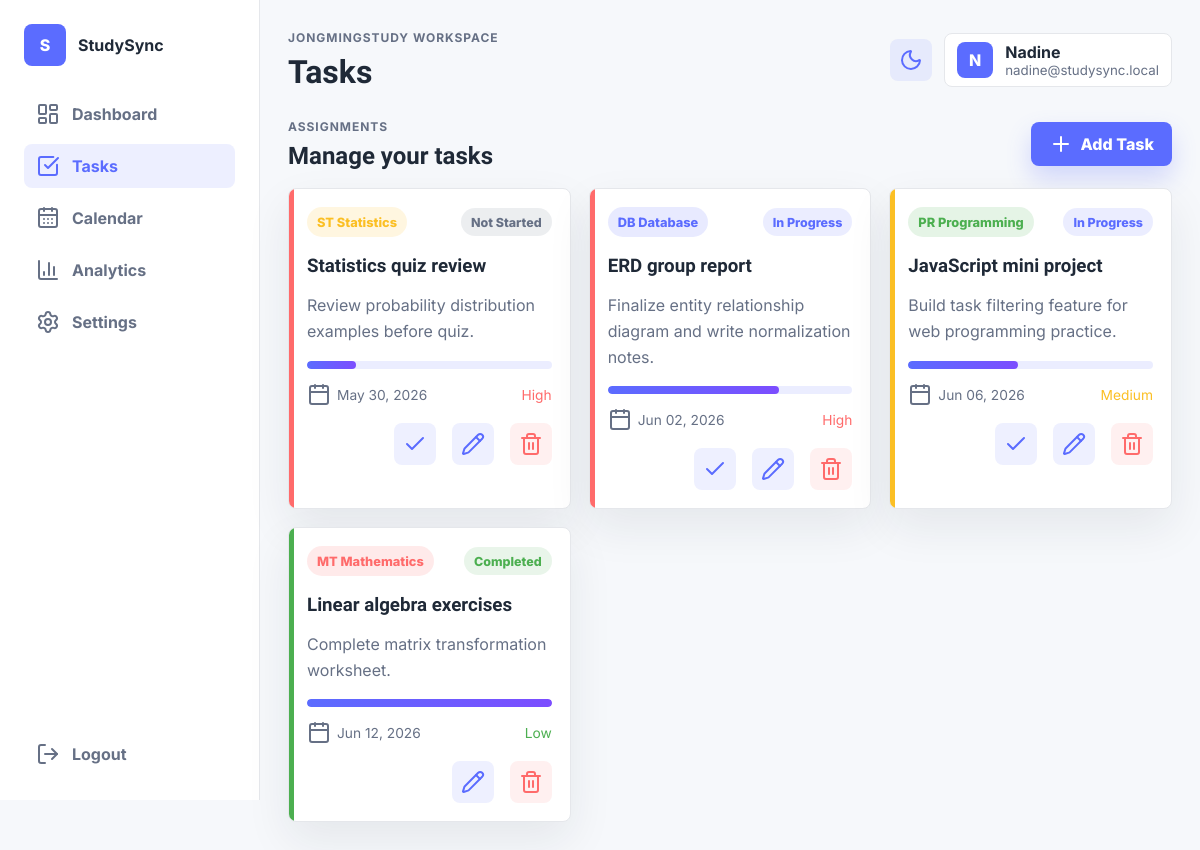
Screenshot of /tasks.php (signed in) with the database file from the repository.
### tables this page shows
CREATE TABLE users (
    id INT AUTO_INCREMENT PRIMARY KEY,
    name VARCHAR(50) NOT NULL UNIQUE,
    email VARCHAR(100) NOT NULL UNIQUE,
    password VARCHAR(100) NOT NULL,
    avatar_color VARCHAR(20) NOT NULL,
    created_at TIMESTAMP DEFAULT CURRENT_TIMESTAMP
);

CREATE TABLE tasks (
    id INT AUTO_INCREMENT PRIMARY KEY,
    user_id INT NOT NULL,
    category_id INT NOT NULL,
    title VARCHAR(150) NOT NULL,
    description TEXT,
    priority ENUM('Low', 'Medium', 'High') NOT NULL DEFAULT 'Medium',
    deadline DATE NOT NULL,
    progress INT NOT NULL DEFAULT 0,
    status ENUM('Not Started', 'In Progress', 'Completed', 'Overdue') NOT NULL DEFAULT 'Not Started',
    created_at TIMESTAMP DEFAULT CURRENT_TIMESTAMP,
    updated_at TIMESTAMP DEFAULT CURRENT_TIMESTAMP ON UPDATE CURRENT_TIMESTAMP,
    FOREIGN KEY (user_id) REFERENCES users(id) ON DELETE CASCADE,
    FOREIGN KEY (category_id) REFERENCES categories(id) ON DELETE CASCADE
);

CREATE TABLE categories (
    id INT AUTO_INCREMENT PRIMARY KEY,
    name VARCHAR(80) NOT NULL UNIQUE,
    icon VARCHAR(10) NOT NULL,
    color VARCHAR(20) NOT NULL
);

### includes/helpers.php (called while the page is built, shortened)
<?php
function e(string $value): string
{
    return htmlspecialchars($value, ENT_QUOTES, 'UTF-8');
}
function task_status(array $task): string
{
    if ($task['status'] === 'Completed') {
        return 'Completed';
    }
    return $task['status'];
}
function priority_class(string $priority): string
{
    return strtolower($priority);
}
function format_date(string $date): string
{
    return date('M d, Y', strtotime($date));
}
function get_user_tasks(PDO $pdo, int $userId): array
{
    $stmt = $pdo->prepare(
        'SELECT tasks.*, categories.name AS category_name, categories.icon, categories.color
         FROM tasks
         JOIN categories ON tasks.category_id = categories.id
         WHERE tasks.user_id = ?
         ORDER BY tasks.deadline ASC'
    );
    $stmt->execute([$userId]);
    return $stmt->fetchAll();
}

### includes/auth.php (called while the page is built, shortened)
<?php
require_once __DIR__ . '/db.php';
function is_logged_in(): bool
{
    return isset($_SESSION['user_id']);
}
function current_user(): ?array
{
    global $pdo;
    $stmt = $pdo->prepare('SELECT id, name, email, avatar_color FROM users WHERE id = ?');
    $stmt->execute([$_SESSION['user_id']]);
    return $stmt->fetch() ?: null;
}

### tasks.php (the view, shortened to what this page needs)
<?php
$pageTitle = 'Tasks';
require_once __DIR__ . '/includes/header.php';
$tasks = get_user_tasks($pdo, (int) $user['id']);
?>
<section class="page-actions">
    <div>
        <p class="eyebrow">Assignments</p>
        <h2>Manage your tasks</h2>
    </div>
    <a class="btn btn-primary" href="tasks.php?action=new">
        <i data-lucide="plus"></i>
        Add Task
    </a>
</section>
<section class="task-board">
    <?php foreach ($tasks as $task): ?>
        <?php $status = task_status($task); ?>
        <article class="task-card priority-<?php echo priority_class($task['priority']); ?>">
            <div class="task-card-top">
                <span class="category-tag" style="--tag-color: <?php echo e($task['color']); ?>">
                    <?php echo e($task['icon']); ?> <?php echo e($task['category_name']); ?>
                </span>
                <span class="status-pill <?php echo strtolower(str_replace(' ', '-', $status)); ?>"><?php echo e($status); ?></span>
            </div>
            <h3><?php echo e($task['title']); ?></h3>
            <p><?php echo e($task['description']); ?></p>
            <div class="progress-track small">
                <span style="width: <?php echo (int) $task['progress']; ?>%"></span>
            </div>
            <div class="task-meta">
                <span><i data-lucide="calendar"></i><?php echo format_date($task['deadline']); ?></span>
                <span class="priority-label <?php echo priority_class($task['priority']); ?>"><?php echo e($task['priority']); ?></span>
            </div>
            <div class="task-actions">
                <?php if ($status !== 'Completed'): ?>
                    <form method="POST" action="php/task_actions.php">
                        <button class="icon-btn" type="submit" aria-label="Mark completed"><i data-lucide="check"></i></button>
                    </form>
                <?php endif; ?>
                <a class="icon-btn" href="tasks.php?edit=<?php echo (int) $task['id']; ?>" aria-label="Edit"><i data-lucide="pencil"></i></a>
                <form method="POST" action="php/task_actions.php" onsubmit="return confirm('Delete this task?');">
                    <button class="icon-btn danger" type="submit" aria-label="Delete"><i data-lucide="trash-2"></i></button>
                </form>
            </div>
        </article>
    <?php endforeach; ?>
</section>
<?php include __DIR__ . '/includes/footer.php'; ?>

### includes/header.php (shortened to what this page needs)
<?php
require_once __DIR__ . '/auth.php';
require_once __DIR__ . '/helpers.php';
$user = current_user();
$pageTitle = $pageTitle ?? 'JONGMINGStudy';
?>
<!DOCTYPE html>
<html lang="en">
<head>
    <link rel="stylesheet" href="css/style.css">
</head>
<body>
    <div class="app-shell">
        <?php include __DIR__ . '/sidebar.php'; ?>
        <main class="main-content">
            <header class="topbar">
                <div>
                    <p class="eyebrow">JONGMINGStudy workspace</p>
                    <h1><?php echo e($pageTitle); ?></h1>
                </div>
                <div class="topbar-actions">
                    <button class="icon-btn" id="themeToggle" type="button" aria-label="Toggle dark mode">
                        <i data-lucide="moon"></i>
                    </button>
                    <div class="profile-chip">
                        <span style="background: <?php echo e($user['avatar_color']); ?>"><?php echo e(substr($user['name'], 0, 1)); ?></span>
                        <div>
                            <strong><?php echo e($user['name']); ?></strong>
                            <small><?php echo e($user['email']); ?></small>
                        </div>
                    </div>
                </div>
            </header>

### css/style.css (style rules this page uses)
:root { --bg: #F6F8FB; --card: #FFFFFF; --primary: #5B6CFF; --accent: #7C4DFF; --text: #1F2937; --muted: #667085; --border: #E5E7EB; --red: #FF6B6B; --green: #4CAF50; --yellow: #FBBF24; --shadow: 0 18px 45px rgba(31, 41, 55, 0.08); }
* { box-sizing: border-box; }
body { margin: 0; min-height: 100vh; background: var(--bg); color: var(--text); font-family: "Inter", sans-serif; }
h1, h2, h3 { margin: 0; font-family: "Plus Jakarta Sans", sans-serif; letter-spacing: 0; }
p { color: var(--muted); line-height: 1.6; }
a { color: inherit; text-decoration: none; }
button, input, select, textarea { font: inherit; }
.login-preview span, .demo-users p, .eyebrow { display: block; margin: 0 0 6px; color: var(--muted); font-size: 0.75rem; font-weight: 700; letter-spacing: 0.08em; text-transform: uppercase; }
.login-card-header, .section-heading, .page-actions, .topbar, .task-card-top, .task-meta, .task-actions, .setting-row { display: flex; align-items: center; justify-content: space-between; gap: 16px; }
.btn, .icon-btn { display: inline-flex; align-items: center; justify-content: center; gap: 8px; border: 0; border-radius: 8px; cursor: pointer; transition: transform 0.18s ease, box-shadow 0.18s ease, background 0.18s ease; }
.btn { min-height: 44px; padding: 0 18px; font-weight: 800; }
.btn-primary { background: var(--primary); color: white; box-shadow: 0 12px 24px rgba(91, 108, 255, 0.24); }
.icon-btn { width: 42px; height: 42px; background: rgba(91, 108, 255, 0.1); color: var(--primary); }
.icon-btn.danger { color: var(--red); background: rgba(255, 107, 107, 0.1); }
.app-shell { display: grid; grid-template-columns: 260px 1fr; min-height: 100vh; }
.main-content { padding: 28px; }
.topbar { margin-bottom: 26px; }
.topbar h1 { font-size: 2rem; }
.topbar-actions { display: flex; align-items: center; gap: 12px; }
.profile-chip { display: flex; align-items: center; gap: 12px; padding: 8px 12px; border: 1px solid var(--border); border-radius: 8px; background: var(--card); }
.profile-chip span, .profile-avatar { display: grid; place-items: center; color: white; font-weight: 800; }
.profile-chip span { width: 36px; height: 36px; border-radius: 8px; }
.profile-chip small { display: block; color: var(--muted); }
.card, .welcome-card, .metric-card, .task-card { border: 1px solid var(--border); border-radius: 8px; background: var(--card); box-shadow: var(--shadow); }
.content-grid, .stats-grid, .task-board, .category-grid { display: grid; gap: 18px; }
.progress-track { height: 12px; overflow: hidden; border-radius: 999px; background: rgba(91, 108, 255, 0.12); }
.progress-track span { display: block; height: 100%; border-radius: inherit; background: linear-gradient(90deg, var(--primary), var(--accent)); }
.progress-track.small { height: 8px; }
.priority-dot.low, .priority-label.low, .calendar-day small.low { color: var(--green); }
.priority-dot.medium, .priority-label.medium, .calendar-day small.medium { color: var(--yellow); }
.priority-dot.high, .priority-label.high, .calendar-day small.high { color: var(--red); }
.status-pill { display: inline-flex; align-items: center; min-height: 28px; padding: 0 10px; border-radius: 999px; font-size: 0.78rem; font-weight: 800; color: var(--muted); background: rgba(102, 112, 133, 0.12); }
.status-pill.completed { color: var(--green); background: rgba(76, 175, 80, 0.12); }
.status-pill.in-progress { color: var(--primary); background: rgba(91, 108, 255, 0.12); }
.page-actions { margin-bottom: 18px; }
.task-board { grid-template-columns: repeat(3, minmax(0, 1fr)); }
.task-card { position: relative; overflow: hidden; padding: 18px; }
.task-card::before { content: ""; position: absolute; inset: 0 auto 0 0; width: 5px; background: var(--primary); }
.task-card.priority-high::before { background: var(--red); }
.task-card.priority-medium::before { background: var(--yellow); }
.task-card.priority-low::before { background: var(--green); }
.category-tag { display: inline-flex; align-items: center; min-height: 30px; padding: 0 10px; border-radius: 999px; color: var(--tag-color); background: color-mix(in srgb, var(--tag-color) 14%, transparent); font-size: 0.8rem; font-weight: 800; }
.task-card h3 { margin-top: 18px; }
.task-meta { margin-top: 14px; color: var(--muted); font-size: 0.86rem; }
.task-meta span:first-child { display: inline-flex; align-items: center; gap: 6px; }
.task-actions { justify-content: flex-end; margin-top: 16px; }
.task-actions form { margin: 0; }

### rows the page displays
users: name "N", name "Nadine", email "nadine@studysync.local"
tasks: category.icon "ST", category.name "Statistics", status "Not Started", title "Statistics quiz review", description "Review probability distribution examples before quiz.", progress 20 (drawn), deadline "May 30, 2026", priority "High"
tasks: category.icon "DB", category.name "Database", status "In Progress", title "ERD group report", description "Finalize entity relationship diagram and write normalization notes.", progress 70 (drawn), deadline "Jun 02, 2026", priority "High"
tasks: category.icon "PR", category.name "Programming", status "In Progress", title "JavaScript mini project", description "Build task filtering feature for web programming practice.", progress 45 (drawn), deadline "Jun 06, 2026", priority "Medium"
tasks: category.icon "MT", category.name "Mathematics", status "Completed", title "Linear algebra exercises", description "Complete matrix transformation worksheet.", progress 100 (drawn), deadline "Jun 12, 2026", priority "Low"

### other values shown
$item['label'] "Dashboard"
$item['label'] "Tasks"
$item['label'] "Calendar"
$item['label'] "Analytics"
$item['label'] "Settings"
$pageTitle "Tasks"
